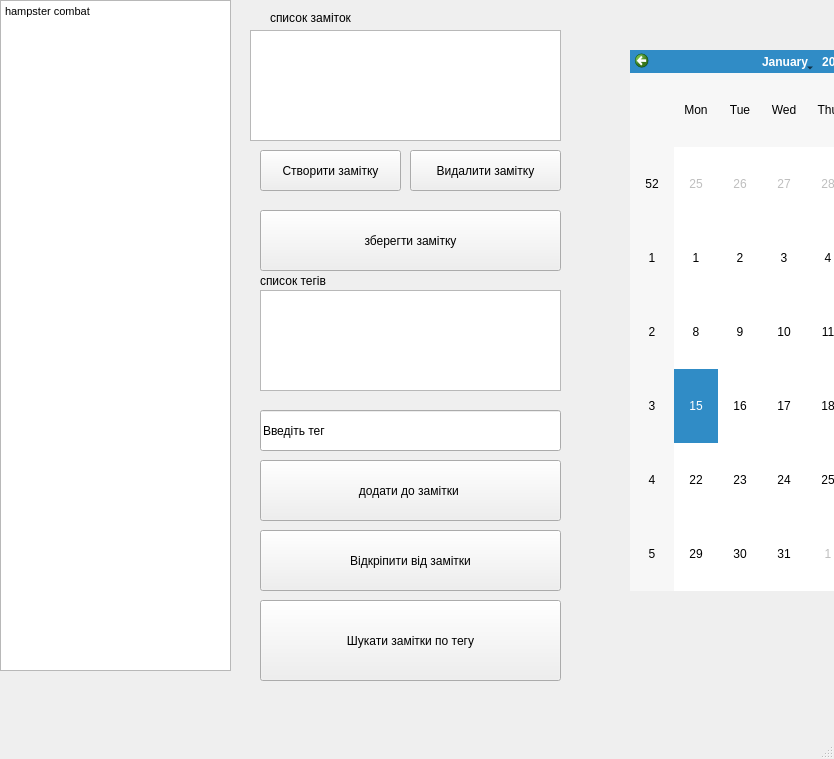
<?xml version="1.0" encoding="UTF-8"?>
<ui version="4.0">
 <class>MainWindow</class>
 <widget class="QMainWindow" name="MainWindow">
  <property name="geometry">
   <rect>
    <x>0</x>
    <y>0</y>
    <width>834</width>
    <height>759</height>
   </rect>
  </property>
  <property name="windowTitle">
   <string>MainWindow</string>
  </property>
  <widget class="QWidget" name="centralwidget">
   <widget class="QTextEdit" name="textEdit">
    <property name="geometry">
     <rect>
      <x>0</x>
      <y>0</y>
      <width>231</width>
      <height>671</height>
     </rect>
    </property>
    <property name="html">
     <string>&lt;!DOCTYPE HTML PUBLIC &quot;-//W3C//DTD HTML 4.0//EN&quot; &quot;http://www.w3.org/TR/REC-html40/strict.dtd&quot;&gt;
&lt;html&gt;&lt;head&gt;&lt;meta name=&quot;qrichtext&quot; content=&quot;1&quot; /&gt;&lt;style type=&quot;text/css&quot;&gt;
p, li { white-space: pre-wrap; }
&lt;/style&gt;&lt;/head&gt;&lt;body style=&quot; font-family:'MS Shell Dlg 2'; font-size:8pt; font-weight:400; font-style:normal;&quot;&gt;
&lt;p style=&quot; margin-top:0px; margin-bottom:0px; margin-left:0px; margin-right:0px; -qt-block-indent:0; text-indent:0px;&quot;&gt;hampster combat&lt;/p&gt;&lt;/body&gt;&lt;/html&gt;</string>
    </property>
   </widget>
   <widget class="QLabel" name="label">
    <property name="geometry">
     <rect>
      <x>270</x>
      <y>10</y>
      <width>171</width>
      <height>16</height>
     </rect>
    </property>
    <property name="text">
     <string>список заміток</string>
    </property>
   </widget>
   <widget class="QListWidget" name="list_1">
    <property name="geometry">
     <rect>
      <x>250</x>
      <y>30</y>
      <width>311</width>
      <height>111</height>
     </rect>
    </property>
   </widget>
   <widget class="QPushButton" name="BTN_MAKE">
    <property name="geometry">
     <rect>
      <x>260</x>
      <y>150</y>
      <width>141</width>
      <height>41</height>
     </rect>
    </property>
    <property name="text">
     <string>Cтворити замітку</string>
    </property>
   </widget>
   <widget class="QPushButton" name="btn_detach">
    <property name="geometry">
     <rect>
      <x>410</x>
      <y>150</y>
      <width>151</width>
      <height>41</height>
     </rect>
    </property>
    <property name="text">
     <string>Видалити замітку</string>
    </property>
   </widget>
   <widget class="QPushButton" name="btn_save">
    <property name="geometry">
     <rect>
      <x>260</x>
      <y>210</y>
      <width>301</width>
      <height>61</height>
     </rect>
    </property>
    <property name="text">
     <string>зберегти замітку</string>
    </property>
   </widget>
   <widget class="QListWidget" name="list_2">
    <property name="geometry">
     <rect>
      <x>260</x>
      <y>290</y>
      <width>301</width>
      <height>101</height>
     </rect>
    </property>
   </widget>
   <widget class="QPushButton" name="btn_add">
    <property name="geometry">
     <rect>
      <x>260</x>
      <y>530</y>
      <width>301</width>
      <height>61</height>
     </rect>
    </property>
    <property name="text">
     <string>Відкріпити від замітки</string>
    </property>
   </widget>
   <widget class="QPushButton" name="btn_search">
    <property name="geometry">
     <rect>
      <x>260</x>
      <y>600</y>
      <width>301</width>
      <height>81</height>
     </rect>
    </property>
    <property name="text">
     <string>Шукати замітки по тегу</string>
    </property>
   </widget>
   <widget class="QPushButton" name="btn_">
    <property name="geometry">
     <rect>
      <x>260</x>
      <y>460</y>
      <width>301</width>
      <height>61</height>
     </rect>
    </property>
    <property name="text">
     <string>додати до замітки </string>
    </property>
   </widget>
   <widget class="QLabel" name="label_2">
    <property name="geometry">
     <rect>
      <x>260</x>
      <y>260</y>
      <width>181</width>
      <height>41</height>
     </rect>
    </property>
    <property name="text">
     <string>список тегів</string>
    </property>
   </widget>
   <widget class="QCalendarWidget" name="calendarWidgetsigma10000000000000000000000000">
    <property name="geometry">
     <rect>
      <x>630</x>
      <y>50</y>
      <width>351</width>
      <height>541</height>
     </rect>
    </property>
   </widget>
   <widget class="QLineEdit" name="lineEdit">
    <property name="geometry">
     <rect>
      <x>260</x>
      <y>410</y>
      <width>301</width>
      <height>41</height>
     </rect>
    </property>
    <property name="text">
     <string>Введіть тег</string>
    </property>
   </widget>
  </widget>
  <widget class="QMenuBar" name="menubar">
   <property name="geometry">
    <rect>
     <x>0</x>
     <y>0</y>
     <width>834</width>
     <height>18</height>
    </rect>
   </property>
  </widget>
  <widget class="QStatusBar" name="statusbar"/>
 </widget>
 <resources/>
 <connections/>
</ui>
